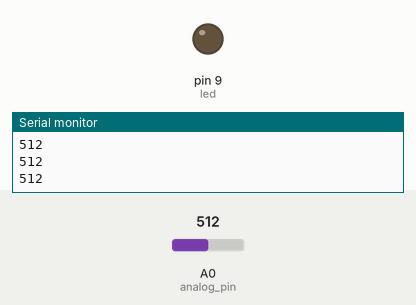
A sketch run on a simulated Arduino Uno, built with avr-gcc and run on an emulated ATmega328P. Shown: output pins drawn as LEDs (lit = HIGH), the last lines printed to the serial monitor. The test bench sets the inputs (shaded band); at power-on: A0 (analog_pin) = 512.

Above: at 1.2 s.
1.3 s: A0 (analog_pin) set to 787
2.8 s: A0 (analog_pin) set to 814
At 3.4 s:
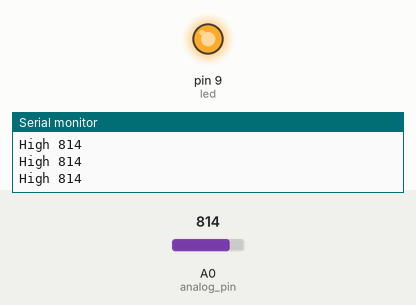
4.3 s: A0 (analog_pin) set to 790
At 5.5 s:
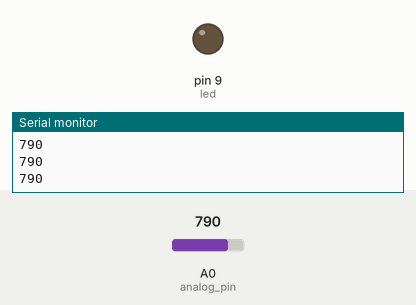
5.8 s: A0 (analog_pin) set to 810
At 7.0 s:
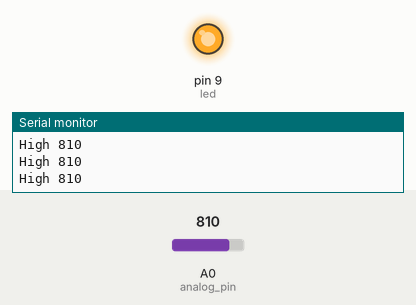
Timing chart, 0 to 8.3 s (numbered marks = the images above; inputs shaded):
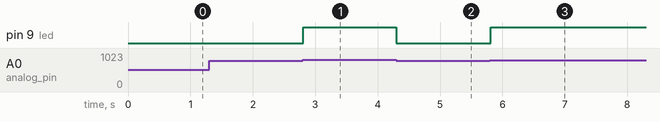

The sketch:

capacitor_properties.ino
```cpp
int analog_value, analog_pin = 0, led = 9;
int scaled_value;
void setup() {
  pinMode(led, OUTPUT);
  Serial.begin(9600);
}

void loop() {
  // put your main code here, to run repeatedly:
  analog_value = analogRead(analog_pin);
  if(analog_value > 800){
        Serial.print("High ");
        analogWrite(led, 255);
  }
  else{
    analogWrite(led, 0);
  }
  Serial.println(analog_value);
}
```

Measured:
- the behaviour switches between 800 and 801 on A0 (analog_pin) (found by bisection; images 0 and 1)
- after the input at 2.8 s, pin 9 (led): LOW → HIGH at once
- after the input at 4.3 s, pin 9 (led): HIGH → LOW at once
- after the input at 5.8 s, pin 9 (led): LOW → HIGH at once
